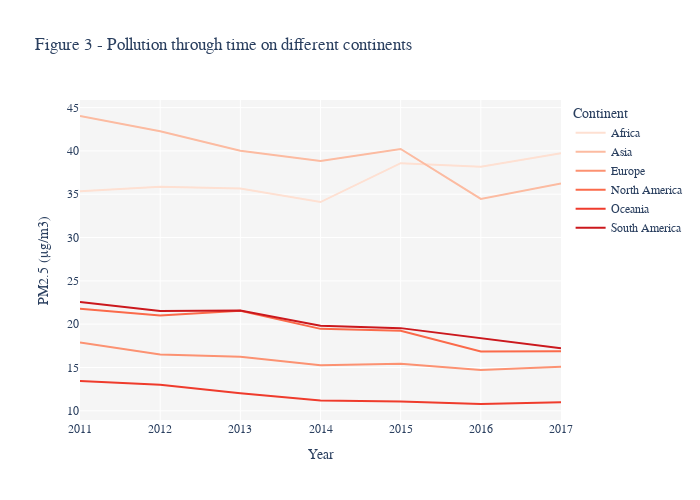

The code cell stored with this chart in its notebook:
### Markdown cell above
**2.4.2 Line plot of pollution levels across time for each country**

Figure 3 represents the development in mean of air pollution across the years from 2011 to 2017 for each continent. When you hover over the line it shows you which continent the line represent and what the concentration of $PM_{2.5}$ is for respective continent the respective year.

For four continents, Oceania, Asia, Europe, North and South America, the concentrations of $PM_{2.5}$ have decreased from 2011 to 2017. However, for Africa the mean pollution level has increased slightly from 35.4 $μg/m^{3}$ to 39.7 $μg/m^{3}$. As we could also see from the global map, Asia and Africa experience the highest concentrations of pollution. From 2011 to 2015 Asia had the highest air pollution levels, but between 2015 and 2016 the lines of respectively Asia and Africa intersect, and then in 2016 and 2017, it is Africa that has the highest levels of air pollution with $PM_{2.5}$globally. 

The lowest levels are in Oceania and then Europe, where the mean pollution levels are below 20 $μg/m^{3}$ for the entire period. Thus the two continents that have the highest levels of air pollution, Africa and Asia, have approximately twice as much pollution as the two continents with the lowest concentrations of pollution.

### Code cell
### Making a lineplot of pollution levels across time for each continent 

# Subsetting a dataframe to mean for all countries within a continent for each year
df_mean_across_continent=df_global_clean.groupby(['Year','Continent']).mean().reset_index()

# Defining a color scale
color_scl=['#fee0d2', '#fcbba1', '#fc9272','#fb6a4a', '#ef3b2c', '#cb181d','#67000d']

# Initiating figure. Setting x- and y-axis. Setting color for each continent. Setting layout features
fig = px.line(df_mean_across_continent, x="Year", y="PM2.5 (μg/m3)", color='Continent',color_discrete_sequence=color_scl,
              title='Figure 3: Pollution through time on different continents',facet_row_spacing=0.01, height=500, width=700)

# Setting background color

fig.update_layout(
    font_family="Times New Roman",
    title_font_family="Times New Roman",
    plot_bgcolor="#f5f5f5")

fig.show()

# Saving HTML code to put on the website
#plotly.offline.plot(fig, auto_open=False,filename='Line_plot_pollution_continents.html', validate=True)

### Figure 1 — Plotly figure (JSON) as saved in the notebook; plotly's stock layout.template omitted (floating-point values rounded to 4 significant figures)
{"data": [{"hovertemplate": "Continent=Africa<br>Year=%{x}<br>PM2.5 (μg/m3)=%{y}<extra></extra>", "legendgroup": "Africa", "line": {"color": "#fee0d2", "dash": "solid"}, "marker": {"symbol": "circle"}, "mode": "lines", "name": "Africa", "orientation": "v", "showlegend": true, "type": "scatter", "x": [2011, 2012, 2013, 2014, 2015, 2016, 2017], "xaxis": "x", "y": [35.34, 35.86, 35.64, 34.09, 38.58, 38.18, 39.72], "yaxis": "y"}, {"hovertemplate": "Continent=Asia<br>Year=%{x}<br>PM2.5 (μg/m3)=%{y}<extra></extra>", "legendgroup": "Asia", "line": {"color": "#fcbba1", "dash": "solid"}, "marker": {"symbol": "circle"}, "mode": "lines", "name": "Asia", "orientation": "v", "showlegend": true, "type": "scatter", "x": [2011, 2012, 2013, 2014, 2015, 2016, 2017], "xaxis": "x", "y": [44.03, 42.26, 40.02, 38.82, 40.22, 34.46, 36.25], "yaxis": "y"}, {"hovertemplate": "Continent=Europe<br>Year=%{x}<br>PM2.5 (μg/m3)=%{y}<extra></extra>", "legendgroup": "Europe", "line": {"color": "#fc9272", "dash": "solid"}, "marker": {"symbol": "circle"}, "mode": "lines", "name": "Europe", "orientation": "v", "showlegend": true, "type": "scatter", "x": [2011, 2012, 2013, 2014, 2015, 2016, 2017], "xaxis": "x", "y": [17.87, 16.5, 16.24, 15.24, 15.43, 14.72, 15.07], "yaxis": "y"}, {"hovertemplate": "Continent=North America<br>Year=%{x}<br>PM2.5 (μg/m3)=%{y}<extra></extra>", "legendgroup": "North America", "line": {"color": "#fb6a4a", "dash": "solid"}, "marker": {"symbol": "circle"}, "mode": "lines", "name": "North America", "orientation": "v", "showlegend": true, "type": "scatter", "x": [2011, 2012, 2013, 2014, 2015, 2016, 2017], "xaxis": "x", "y": [21.78, 20.99, 21.54, 19.46, 19.24, 16.85, 16.88], "yaxis": "y"}, {"hovertemplate": "Continent=Oceania<br>Year=%{x}<br>PM2.5 (μg/m3)=%{y}<extra></extra>", "legendgroup": "Oceania", "line": {"color": "#ef3b2c", "dash": "solid"}, "marker": {"symbol": "circle"}, "mode": "lines", "name": "Oceania", "orientation": "v", "showlegend": true, "type": "scatter", "x": [2011, 2012, 2013, 2014, 2015, 2016, 2017], "xaxis": "x", "y": [13.43, 13.0, 12.03, 11.18, 11.06, 10.78, 10.99], "yaxis": "y"}, {"hovertemplate": "Continent=South America<br>Year=%{x}<br>PM2.5 (μg/m3)=%{y}<extra></extra>", "legendgroup": "South America", "line": {"color": "#cb181d", "dash": "solid"}, "marker": {"symbol": "circle"}, "mode": "lines", "name": "South America", "orientation": "v", "showlegend": true, "type": "scatter", "x": [2011, 2012, 2013, 2014, 2015, 2016, 2017], "xaxis": "x", "y": [22.55, 21.53, 21.59, 19.81, 19.54, 18.35, 17.22], "yaxis": "y"}], "layout": {"font": {"family": "Times New Roman"}, "height": 500, "legend": {"title": {"text": "Continent"}, "tracegroupgap": 0}, "plot_bgcolor": "#f5f5f5", "title": {"font": {"family": "Times New Roman"}, "text": "Figure 3 - Pollution through time on different continents"}, "width": 700, "xaxis": {"anchor": "y", "domain": [0, 1], "title": {"text": "Year"}}, "yaxis": {"anchor": "x", "domain": [0, 1], "title": {"text": "PM2.5 (μg/m3)"}}}}
